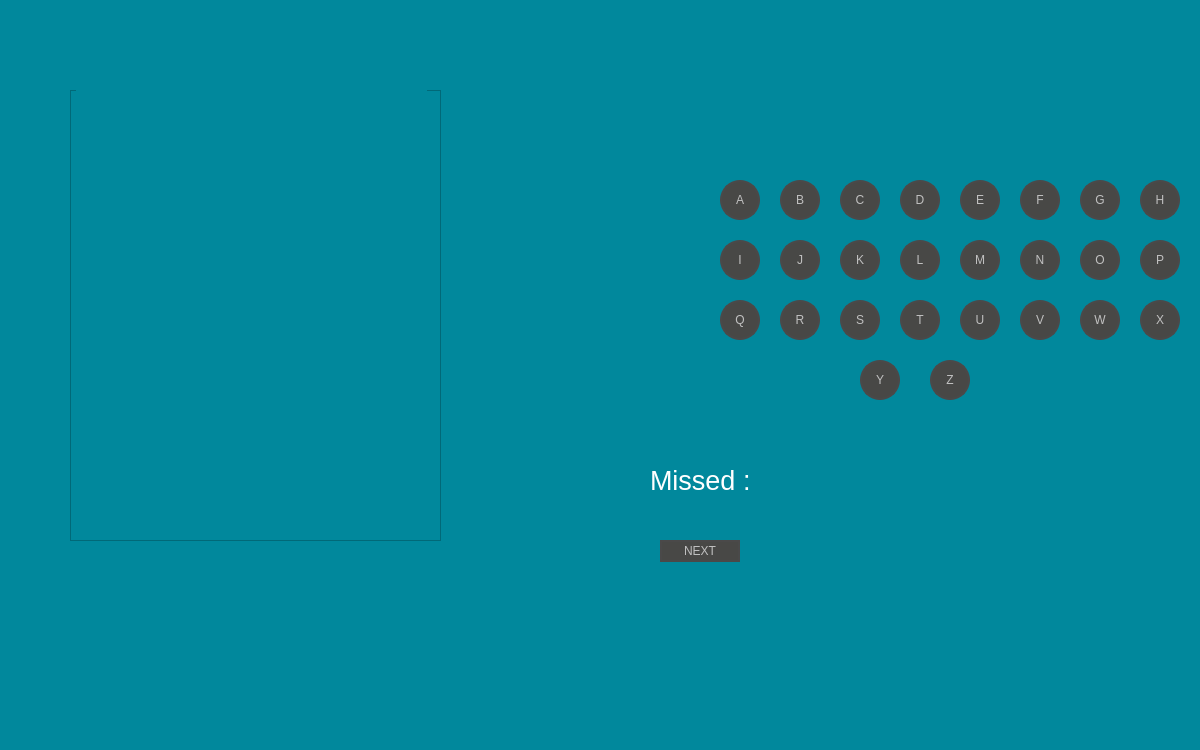
<?xml version="1.0" encoding="UTF-8"?>
<ui version="4.0">
 <class>mainWindow</class>
 <widget class="QMainWindow" name="mainWindow">
  <property name="geometry">
   <rect>
    <x>0</x>
    <y>0</y>
    <width>1200</width>
    <height>750</height>
   </rect>
  </property>
  <property name="windowTitle">
   <string>Category Layout</string>
  </property>
  <property name="styleSheet">
   <string notr="true">
        QWidget
        {
            color: #fff;
            background-color: #01889C;
            selection-background-color:#3d8ec9;
            selection-color: black;
            background-clip: border;
            border-image: none;
            outline: 0;
        }

        QPushButton
        {
            color: silver;
            background-color: #484846;
            border-width: 2px;
            border-color: #4A4949;
            border-style: solid;
            padding-top: 2px;
            padding-bottom: 2px;
            padding-left: 10px;
            padding-right: 10px;
            border-radius:20px;
        }

        QPushButton:disabled{
            background-color: #f2f2f2;
            color: #c7c7c3;
            border-color : #f2f2f2;
        }


        QPushButton:checked{
            background-color: #302F2F;
            border-color: #6A6969;
        }

        QPushButton:hover {
            border: 2px solid #fff;
            color: silver;
        }

        QPushButton:pressed
        {
            background-color: #484846;
        }

    </string>
  </property>
  <widget class="QWidget" name="centralwidget">
   <widget class="QLabel" name="lbl_word">
    <property name="geometry">
     <rect>
      <x>810</x>
      <y>20</y>
      <width>291</width>
      <height>111</height>
     </rect>
    </property>
    <property name="font">
     <font>
      <pointsize>28</pointsize>
      <weight>75</weight>
      <bold>true</bold>
     </font>
    </property>
    <property name="text">
     <string>&lt;html&gt;&lt;head/&gt;&lt;body&gt;&lt;p&gt;&lt;br/&gt;&lt;/p&gt;&lt;/body&gt;&lt;/html&gt;</string>
    </property>
    <property name="alignment">
     <set>Qt::AlignCenter</set>
    </property>
   </widget>
   <widget class="QPushButton" name="btn_a">
    <property name="geometry">
     <rect>
      <x>720</x>
      <y>180</y>
      <width>40</width>
      <height>40</height>
     </rect>
    </property>
    <property name="text">
     <string>A</string>
    </property>
    <property name="flat">
     <bool>true</bool>
    </property>
   </widget>
   <widget class="QPushButton" name="btn_b">
    <property name="geometry">
     <rect>
      <x>780</x>
      <y>180</y>
      <width>40</width>
      <height>40</height>
     </rect>
    </property>
    <property name="text">
     <string>B</string>
    </property>
   </widget>
   <widget class="QPushButton" name="btn_c">
    <property name="geometry">
     <rect>
      <x>840</x>
      <y>180</y>
      <width>40</width>
      <height>40</height>
     </rect>
    </property>
    <property name="text">
     <string>C</string>
    </property>
   </widget>
   <widget class="QLabel" name="lbl_score">
    <property name="geometry">
     <rect>
      <x>470</x>
      <y>10</y>
      <width>141</width>
      <height>61</height>
     </rect>
    </property>
    <property name="font">
     <font>
      <pointsize>22</pointsize>
     </font>
    </property>
    <property name="text">
     <string/>
    </property>
   </widget>
   <widget class="QLabel" name="lbl_wrong_letters">
    <property name="geometry">
     <rect>
      <x>840</x>
      <y>450</y>
      <width>311</width>
      <height>71</height>
     </rect>
    </property>
    <property name="font">
     <font>
      <pointsize>22</pointsize>
     </font>
    </property>
    <property name="text">
     <string/>
    </property>
   </widget>
   <widget class="QPushButton" name="btn_next">
    <property name="geometry">
     <rect>
      <x>660</x>
      <y>540</y>
      <width>80</width>
      <height>22</height>
     </rect>
    </property>
    <property name="text">
     <string>NEXT</string>
    </property>
   </widget>
   <widget class="QPushButton" name="btn_e">
    <property name="geometry">
     <rect>
      <x>960</x>
      <y>180</y>
      <width>40</width>
      <height>40</height>
     </rect>
    </property>
    <property name="text">
     <string>E</string>
    </property>
    <property name="flat">
     <bool>true</bool>
    </property>
   </widget>
   <widget class="QPushButton" name="btn_f">
    <property name="geometry">
     <rect>
      <x>1020</x>
      <y>180</y>
      <width>40</width>
      <height>40</height>
     </rect>
    </property>
    <property name="text">
     <string>F</string>
    </property>
    <property name="flat">
     <bool>true</bool>
    </property>
   </widget>
   <widget class="QPushButton" name="btn_d">
    <property name="geometry">
     <rect>
      <x>900</x>
      <y>180</y>
      <width>40</width>
      <height>40</height>
     </rect>
    </property>
    <property name="text">
     <string>D</string>
    </property>
    <property name="flat">
     <bool>true</bool>
    </property>
   </widget>
   <widget class="QPushButton" name="btn_g">
    <property name="geometry">
     <rect>
      <x>1080</x>
      <y>180</y>
      <width>40</width>
      <height>40</height>
     </rect>
    </property>
    <property name="text">
     <string>G</string>
    </property>
    <property name="flat">
     <bool>true</bool>
    </property>
   </widget>
   <widget class="QPushButton" name="btn_h">
    <property name="geometry">
     <rect>
      <x>1140</x>
      <y>180</y>
      <width>40</width>
      <height>40</height>
     </rect>
    </property>
    <property name="text">
     <string>H</string>
    </property>
    <property name="flat">
     <bool>true</bool>
    </property>
   </widget>
   <widget class="QPushButton" name="btn_j">
    <property name="geometry">
     <rect>
      <x>780</x>
      <y>240</y>
      <width>40</width>
      <height>40</height>
     </rect>
    </property>
    <property name="text">
     <string>J</string>
    </property>
    <property name="flat">
     <bool>true</bool>
    </property>
   </widget>
   <widget class="QPushButton" name="btn_i">
    <property name="geometry">
     <rect>
      <x>720</x>
      <y>240</y>
      <width>40</width>
      <height>40</height>
     </rect>
    </property>
    <property name="text">
     <string>I</string>
    </property>
    <property name="flat">
     <bool>true</bool>
    </property>
   </widget>
   <widget class="QPushButton" name="btn_l">
    <property name="geometry">
     <rect>
      <x>900</x>
      <y>240</y>
      <width>40</width>
      <height>40</height>
     </rect>
    </property>
    <property name="text">
     <string>L</string>
    </property>
    <property name="flat">
     <bool>true</bool>
    </property>
   </widget>
   <widget class="QPushButton" name="btn_m">
    <property name="geometry">
     <rect>
      <x>960</x>
      <y>240</y>
      <width>40</width>
      <height>40</height>
     </rect>
    </property>
    <property name="text">
     <string>M</string>
    </property>
    <property name="flat">
     <bool>true</bool>
    </property>
   </widget>
   <widget class="QPushButton" name="btn_o">
    <property name="geometry">
     <rect>
      <x>1080</x>
      <y>240</y>
      <width>40</width>
      <height>40</height>
     </rect>
    </property>
    <property name="text">
     <string>O</string>
    </property>
    <property name="flat">
     <bool>true</bool>
    </property>
   </widget>
   <widget class="QPushButton" name="btn_n">
    <property name="geometry">
     <rect>
      <x>1020</x>
      <y>240</y>
      <width>40</width>
      <height>40</height>
     </rect>
    </property>
    <property name="text">
     <string>N</string>
    </property>
    <property name="flat">
     <bool>true</bool>
    </property>
   </widget>
   <widget class="QPushButton" name="btn_k">
    <property name="geometry">
     <rect>
      <x>840</x>
      <y>240</y>
      <width>40</width>
      <height>40</height>
     </rect>
    </property>
    <property name="text">
     <string>K</string>
    </property>
    <property name="flat">
     <bool>true</bool>
    </property>
   </widget>
   <widget class="QPushButton" name="btn_s">
    <property name="geometry">
     <rect>
      <x>840</x>
      <y>300</y>
      <width>40</width>
      <height>40</height>
     </rect>
    </property>
    <property name="text">
     <string>S</string>
    </property>
    <property name="flat">
     <bool>true</bool>
    </property>
   </widget>
   <widget class="QPushButton" name="btn_r">
    <property name="geometry">
     <rect>
      <x>780</x>
      <y>300</y>
      <width>40</width>
      <height>40</height>
     </rect>
    </property>
    <property name="text">
     <string>R</string>
    </property>
    <property name="flat">
     <bool>true</bool>
    </property>
   </widget>
   <widget class="QPushButton" name="btn_q">
    <property name="geometry">
     <rect>
      <x>720</x>
      <y>300</y>
      <width>40</width>
      <height>40</height>
     </rect>
    </property>
    <property name="text">
     <string>Q</string>
    </property>
    <property name="flat">
     <bool>true</bool>
    </property>
   </widget>
   <widget class="QPushButton" name="btn_t">
    <property name="geometry">
     <rect>
      <x>900</x>
      <y>300</y>
      <width>40</width>
      <height>40</height>
     </rect>
    </property>
    <property name="text">
     <string>T</string>
    </property>
    <property name="flat">
     <bool>true</bool>
    </property>
   </widget>
   <widget class="QPushButton" name="btn_p">
    <property name="geometry">
     <rect>
      <x>1140</x>
      <y>240</y>
      <width>40</width>
      <height>40</height>
     </rect>
    </property>
    <property name="text">
     <string>P</string>
    </property>
    <property name="flat">
     <bool>true</bool>
    </property>
   </widget>
   <widget class="QPushButton" name="btn_v">
    <property name="geometry">
     <rect>
      <x>1020</x>
      <y>300</y>
      <width>40</width>
      <height>40</height>
     </rect>
    </property>
    <property name="text">
     <string>V</string>
    </property>
    <property name="flat">
     <bool>true</bool>
    </property>
   </widget>
   <widget class="QPushButton" name="btn_u">
    <property name="geometry">
     <rect>
      <x>960</x>
      <y>300</y>
      <width>40</width>
      <height>40</height>
     </rect>
    </property>
    <property name="text">
     <string>U</string>
    </property>
    <property name="flat">
     <bool>true</bool>
    </property>
   </widget>
   <widget class="QPushButton" name="btn_w">
    <property name="geometry">
     <rect>
      <x>1080</x>
      <y>300</y>
      <width>40</width>
      <height>40</height>
     </rect>
    </property>
    <property name="text">
     <string>W</string>
    </property>
    <property name="flat">
     <bool>true</bool>
    </property>
   </widget>
   <widget class="QPushButton" name="btn_y">
    <property name="geometry">
     <rect>
      <x>860</x>
      <y>360</y>
      <width>40</width>
      <height>40</height>
     </rect>
    </property>
    <property name="text">
     <string>Y</string>
    </property>
    <property name="flat">
     <bool>true</bool>
    </property>
   </widget>
   <widget class="QPushButton" name="btn_x">
    <property name="geometry">
     <rect>
      <x>1140</x>
      <y>300</y>
      <width>40</width>
      <height>40</height>
     </rect>
    </property>
    <property name="text">
     <string>X</string>
    </property>
    <property name="flat">
     <bool>true</bool>
    </property>
   </widget>
   <widget class="QPushButton" name="btn_z">
    <property name="geometry">
     <rect>
      <x>930</x>
      <y>360</y>
      <width>40</width>
      <height>40</height>
     </rect>
    </property>
    <property name="text">
     <string>Z</string>
    </property>
    <property name="flat">
     <bool>true</bool>
    </property>
   </widget>
   <widget class="QLabel" name="label">
    <property name="geometry">
     <rect>
      <x>650</x>
      <y>450</y>
      <width>151</width>
      <height>61</height>
     </rect>
    </property>
    <property name="font">
     <font>
      <pointsize>20</pointsize>
     </font>
    </property>
    <property name="text">
     <string>Missed : </string>
    </property>
   </widget>
   <widget class="QWidget" name="horizontalLayoutWidget">
    <property name="geometry">
     <rect>
      <x>70</x>
      <y>90</y>
      <width>371</width>
      <height>451</height>
     </rect>
    </property>
    <layout class="QHBoxLayout" name="horizontalLayout">
     <item>
      <widget class="QFrame" name="frame_1">
       <property name="frameShape">
        <enum>QFrame::StyledPanel</enum>
       </property>
       <property name="frameShadow">
        <enum>QFrame::Raised</enum>
       </property>
       <widget class="QLabel" name="image_lbl_1">
        <property name="geometry">
         <rect>
          <x>6</x>
          <y>0</y>
          <width>351</width>
          <height>441</height>
         </rect>
        </property>
        <property name="text">
         <string/>
        </property>
       </widget>
      </widget>
     </item>
    </layout>
   </widget>
  </widget>
  <widget class="QStatusBar" name="statusbar"/>
 </widget>
 <resources/>
 <connections/>
</ui>
